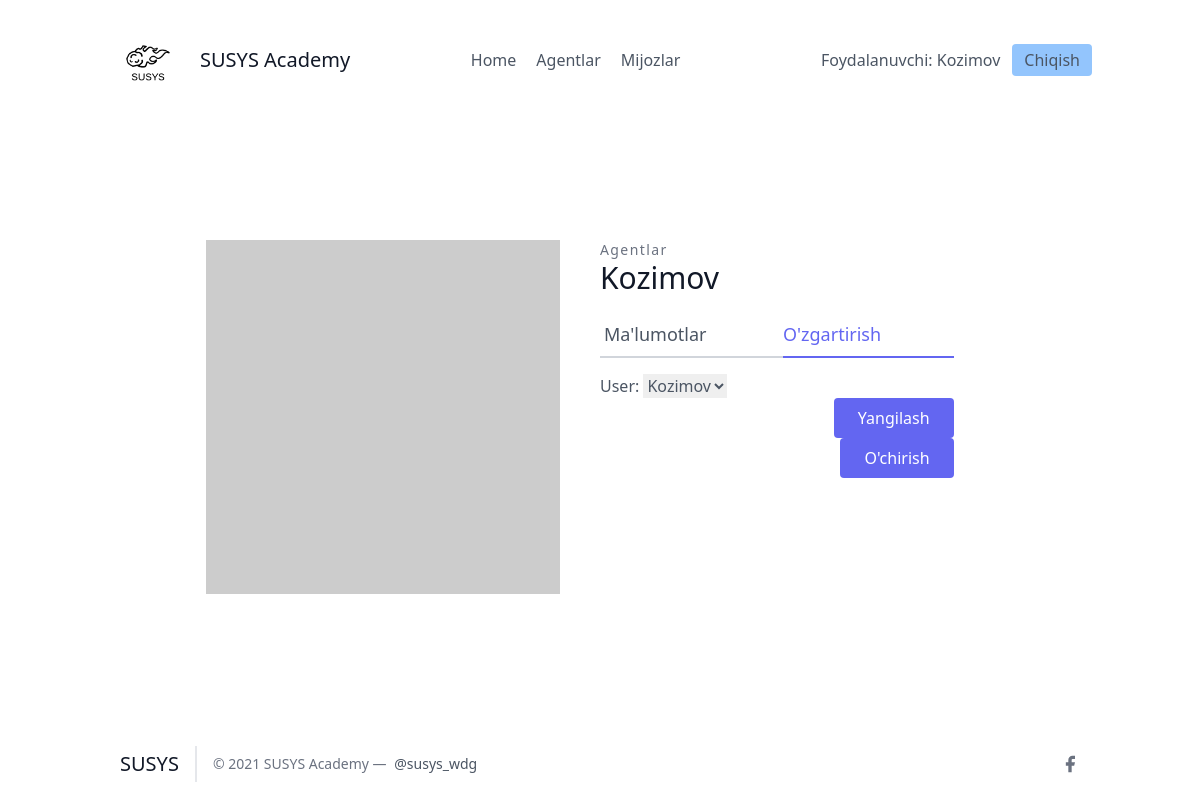
/agents/1/update_detail (signed in), run on the app's committed database.
### leads/models.py (models this page shows, shortened)
class User(AbstractUser):
    pass

class Agent(models.Model):
    user = models.OneToOneField(User, on_delete=models.CASCADE)
    organisation = models.ForeignKey(UserProfile, on_delete=models.CASCADE)

### agents/views.py (the view, shortened to what this page needs)
# urls.py: path('<int:pk>/update_detail', AgentUpdateView.as_view(), name="agent-update"),
class AgentUpdateView(LoginRequiredMixin, generic.UpdateView):
    template_name = "agents/agents_update.html"
    form_class = AgentModelForm
    def get_queryset(self):
        return Agent.objects.all()

### agents/forms.py
class AgentModelForm(forms.ModelForm):
    class Meta:
        model = Agent
        fields = (
            'user',
        )

### agents/templates/agents/agents_update.html (shortened to what this page needs)
{% extends 'base.html' %}
{% block content %}
    <section class="text-gray-600 body-font overflow-hidden">
    <div class="container px-5 py-24 mx-auto">
    <div class="lg:w-4/5 mx-auto flex flex-wrap">
        <img alt="ecommerce" class="lg:w-1/2 w-full lg:pr-10 lg:py-6 mb-6 lg:mb-0 object-cover object-center rounded" src="https://dummyimage.com/400x400">
      <div class="lg:w-1/2 w-full lg:pr-10 lg:py-6 mb-6 lg:mb-0">
        <h2 class="text-sm title-font text-gray-500 tracking-widest">Agentlar</h2>
        <h1 class="text-gray-900 text-3xl title-font font-medium mb-4">{{ agent.user.username }}</h1>
        <div class="flex mb-4">
            <a href="{% url 'agents:agent-detail' agent.pk %}" class="flex-grow border-b-2 border-gray-300 py-2 text-lg px-1">
                Ma'lumotlar
            </a>
            <a href="{% url 'agents:agent-update' agent.pk %}" class="flex-grow text-indigo-500 border-b-2 border-indigo-500 py-2 text-lg px-1www">
                O'zgartirish
            </a>
        </div>
        <form method="post">
            <p>
            {{ form.as_p }}
            <button type="submit" class="flex ml-auto text-white bg-indigo-500 border-0 py-2 px-6 focus:outline-none hover:bg-indigo-600 rounded">Yangilash</button>
            <button class="flex ml-auto text-white bg-indigo-500 border-0 py-2 px-6 focus:outline-none hover:bg-indigo-600 rounded"><a href="{% url 'agents:agent-delete' agent.pk %}">O'chirish </a></button>
        </form>
      </div>
    </div>
    </div>
    </section>
{% endblock %}

### frontend/details/navbar.html
{% load static %}
<header class="text-gray-600 body-font">
  <div class="container mx-auto flex flex-wrap p-5 flex-col md:flex-row items-center">
    <a class="flex title-font font-medium items-center text-gray-900 mb-4 md:mb-0">
      <img src="{% static 'img/logo-dark.png' %}" style="width: 80px;" alt="Logo">
      <span class="ml-3 text-xl">SUSYS Academy</span>
    </a>
    <nav class="md:ml-auto md:mr-auto flex flex-wrap items-center text-base justify-center">
      <a href="/" class="mr-5 hover:text-gray-900">Home</a>
    {% if not request.user.is_authenticated %}
      </nav>
        <button class="inline-flex items-center bg-blue-300 border-0 py-1 px-3 focus:outline-none hover:bg-blue-200 rounded text-base mt-4 md:mt-0" style="margin-right: 20px">
          <a  href="{% url 'signup' %}">Ro'yxatdan o'tish
          </a>
        </button>
    {% else %}
        <a href="/agents/" class="mr-5 hover:text-gray-900">Agentlar</a>
        <a href="/leads/" class="mr-5 hover:text-gray-900">Mijozlar</a>
      </nav>
    {% endif %}
    {% if request.user.is_authenticated %}
      Foydalanuvchi: {{ request.user.username }}
      <button class="ml-3 inline-flex items-center bg-blue-300 border-0 py-1 px-3 focus:outline-none hover:bg-blue-200 rounded text-base mt-4 md:mt-0">
        <a  href="{% url 'logout' %}">Chiqish
        </a>
      </button>
    {% else %}
    <button class="inline-flex items-center bg-blue-300 border-0 py-1 px-3 focus:outline-none hover:bg-blue-200 rounded text-base mt-4 md:mt-0">
      <a href="{% url 'login' %}">Kirish
    </a>
    </button>
    {% endif %}
  </div>
</header>

### data on the page
User: user.username "Kozimov"
Agent: user.username "Kozimov", user "Kozimov"
